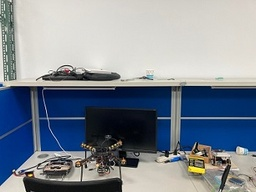
#> input picture vo/images/image1.jpg, 256 x 192 px, shrunk from 350 x 262 before the run
$ jupyter execute comparison.ipynb
#> lines starting #> are read from the running program, lines starting #| are printed output that depends on the picture
# Comparison

## Import Library

[cell 1]
import cv2
import time
import random
import numpy as np
import pandas as pd
import seaborn as sns
import matplotlib.pyplot as plt

[cell 2]
# Loading the raw image
raw_image = cv2.imread('./images/image1.jpg')
#> raw_image is the input picture: shape (192, 256, 3); mean B, G, R 147.2, 136.8, 128.2
raw_image = cv2.cvtColor(raw_image, cv2.COLOR_BGR2RGB)
plt.imshow(raw_image)

# Get the geometry imformation of the raw image
(h, w, d) = raw_image.shape
#> h = 192; w = 256; d = 3
center = (w // 2, h // 2)
#> center = (128, 96)

## Image Transformation
`Rotation` 、 `Brightness` 、 `Zoom` 、 `Translation`

[cell 3]
# Rotation
angle = range(-15,15,1)
rotate_image = []
for i in angle:
    matrix = cv2.getRotationMatrix2D(center, i, 1.0)
    rotate_image.append(cv2.warpAffine(raw_image, matrix, (w, h)))
#> after the loop, rotate_image = 30 items

rows, cols, index = 10, 3, 1
axes = []
fig = plt.figure(figsize=(10, 15))
for images in rotate_image:
    axes.append(fig.add_subplot(rows, cols, index))
    plt.imshow(images)
    index += 1
#> this loop made 30 passes
#> after the loop, axes = 30 items; index = 31

plt.tight_layout()
plt.show()
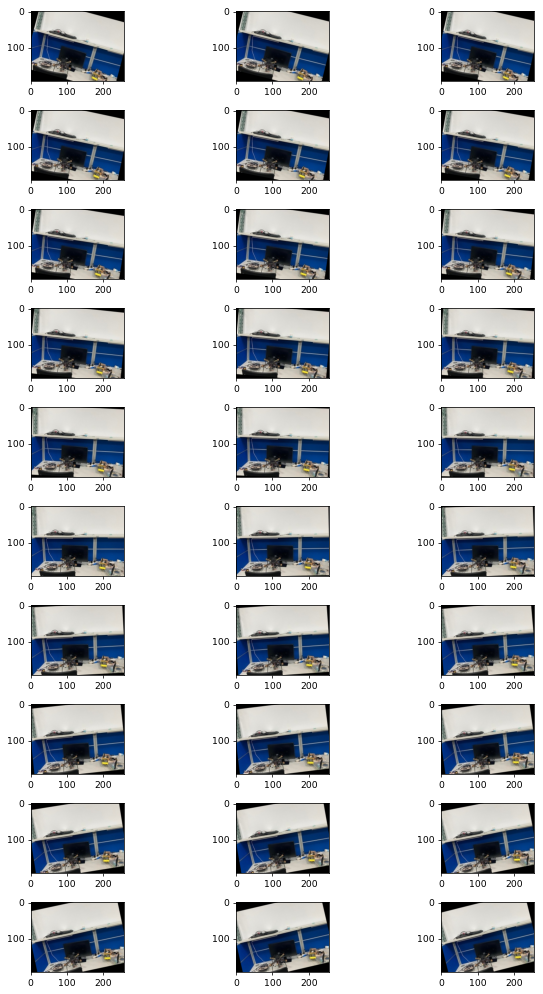
#> figure drawn by matplotlib, 30 panels

[cell 4]
# Translation
x_trans = range(-50, 50, 10)
y_trans = range(-50, 50, 10)
trans_image = []
for x in x_trans:
    matrix = np.float32([[1, 0, x], [0, 1, 0]])
    trans_image.append(cv2.warpAffine(raw_image, matrix, (w, h)))
#> after the loop, trans_image = 10 items

for y in y_trans:
    matrix = np.float32([[1, 0, 0], [0, 1, y]])
    trans_image.append(cv2.warpAffine(raw_image, matrix, (w, h)))
#> after the loop, trans_image = 20 items

rows, cols, index = 5, 4, 1
axes = []
fig = plt.figure(figsize=(10, 15))
for images in trans_image:
    axes.append(fig.add_subplot(rows, cols, index))
    plt.imshow(images)
    index += 1
#> this loop made 20 passes
#> after the loop, axes = 20 items; index = 21

plt.tight_layout()
plt.show()

[cell 5]
# Zoom
def zoom_center(img, zoom_factor=1.5):

    y_size = img.shape[0]
    x_size = img.shape[1]

    # define new boundaries
    x1 = int(0.5*x_size*(1-1/zoom_factor))
    x2 = int(x_size-0.5*x_size*(1-1/zoom_factor))
    y1 = int(0.5*y_size*(1-1/zoom_factor))
    y2 = int(y_size-0.5*y_size*(1-1/zoom_factor))

    # first crop image then scale
    img_cropped = img[y1:y2,x1:x2]
    return cv2.resize(img_cropped, None, fx=zoom_factor, fy=zoom_factor)

ratio = np.arange(1.0, 2.0, 0.1)
zoom_image = []
for r in ratio:
    img_zoomed_and_cropped = zoom_center(raw_image, r)
    zoom_image.append(img_zoomed_and_cropped)
#> after the loop, zoom_image = 10 items

rows, cols, index = 5, 2, 1
axes = []
fig = plt.figure(figsize=(10, 15))
for images in zoom_image:
    axes.append(fig.add_subplot(rows, cols, index))
    plt.imshow(images)
    index += 1
#> this loop made 10 passes
#> after the loop, axes = 10 items; index = 11

plt.tight_layout()
plt.show()

[cell 6]
# Brightness
value = range(-100, 100, 10)
hsv = cv2.cvtColor(raw_image, cv2.COLOR_RGB2HSV)
#> hsv: shape (192, 256, 3); mean H, S, V 56.7, 83.1, 154.6
(h, s, v) = cv2.split(hsv)
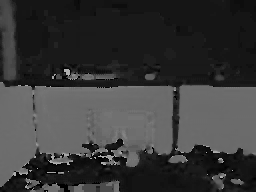
#> h: shape (192, 256); min 0, max 179, mean 56.7
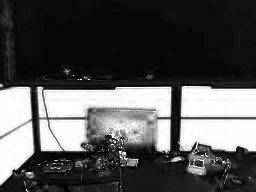
#> s: shape (192, 256); min 0, max 255, mean 83.1
bright_image = []
for va in value:
    hsv = cv2.cvtColor(raw_image, cv2.COLOR_RGB2HSV)
    h, s, v = cv2.split(hsv)
    v = cv2.add(v,va)
    v[v > 255] = 255
    v[v < 0] = 0
    new_hsv = cv2.merge((h, s, v))
    bright_image.append(cv2.cvtColor(new_hsv, cv2.COLOR_HSV2RGB))
#> new_hsv: shape (192, 256, 3); mean H, S, V 56.7, 83.1, 218.7
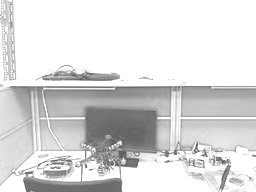
#> v: shape (192, 256); min 90, max 255, mean 218.7
#> after the loop, bright_image = 20 items

rows, cols, index = 10, 2, 1
axes = []
fig = plt.figure(figsize=(10, 15))
for images in bright_image:
    axes.append(fig.add_subplot(rows, cols, index))
    plt.imshow(images)
    index += 1
#> after the loop, axes = 20 items; index = 21

plt.tight_layout()
plt.show()

## Time Cost

[cell 7]
# raw image process
train_gray = cv2.cvtColor(raw_image, cv2.COLOR_RGB2GRAY)
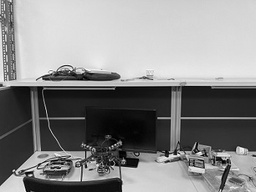
#> train_gray: shape (192, 256); min 0, max 255, mean 135.4
time_cost = []

# SIFT
sift = cv2.SIFT_create()
train_keypoints, train_descriptor = sift.detectAndCompute(train_gray, None)
#> train_keypoints = 166 keypoints; strongest (x, y, size): (39, 164, 1.8), (31, 172, 2.2), (168, 161, 1.9), (133, 163, 6.9)
bf = cv2.BFMatcher(cv2.NORM_L1, crossCheck = False)
sift_cost = []


# for rotate data
sift_cost.append([])
for image in rotate_image:
    test_gray = cv2.cvtColor(image, cv2.COLOR_RGB2GRAY)
    start = time.time()
    test_keypoints, test_descriptor = sift.detectAndCompute(test_gray, None)
    matches = bf.match(train_descriptor, test_descriptor)
    end  = time.time()
    duration = end - start
    sift_cost[0].append(duration)
#> this loop made 30 passes
#> duration on passes 1 to 12: 0.0235, 0.0236, 0.0238, 0.0233, 0.0229, 0.0213, 0.0232, 0.0223, 0.023, 0.0232, 0.0233, 0.023

sift_cost.append([])
for image in trans_image:
    test_gray = cv2.cvtColor(image, cv2.COLOR_RGB2GRAY)
    start = time.time()
    test_keypoints, test_descriptor = sift.detectAndCompute(test_gray, None)
    matches = bf.match(train_descriptor, test_descriptor)
    end  = time.time()
    duration = end - start
    sift_cost[1].append(duration)
#> this loop made 20 passes
#> duration on passes 1 to 12: 0.0178, 0.0191, 0.0189, 0.0192, 0.0197, 0.0206, 0.0205, 0.0207, 0.0194, 0.0188, 0.0211, 0.0206
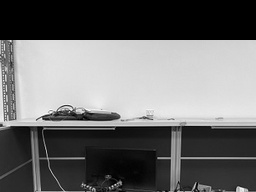
#> test_gray: shape (192, 256); min 0, max 255, mean 108.1

sift_cost.append([])
for image in zoom_image:
    test_gray = cv2.cvtColor(image, cv2.COLOR_RGB2GRAY)
    start = time.time()
    test_keypoints, test_descriptor = sift.detectAndCompute(test_gray, None)
    matches = bf.match(train_descriptor, test_descriptor)
    end  = time.time()
    duration = end - start
    sift_cost[2].append(duration)
#> this loop made 10 passes
#> duration on passes 1 to 10: 0.0204, 0.0242, 0.0246, 0.0244, 0.0247, 0.0237, 0.0192, 0.0187, 0.018, 0.0168
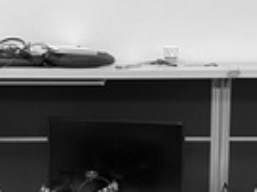
#> test_gray: shape (192, 257); min 0, max 253, mean 103.8

sift_cost.append([])
for image in bright_image:
    test_gray = cv2.cvtColor(image, cv2.COLOR_RGB2GRAY)
    start = time.time()
    test_keypoints, test_descriptor = sift.detectAndCompute(test_gray, None)
    matches = bf.match(train_descriptor, test_descriptor)
    end  = time.time()
    duration = end - start
    sift_cost[3].append(duration)
#> this loop made 20 passes
#> duration on passes 1 to 12: 0.0204, 0.0193, 0.0193, 0.0195, 0.0199, 0.0198, 0.0201, 0.0203, 0.02, 0.02, 0.0205, 0.0205
#> pass 1, `test_gray = cv2.cvtColor(image, cv2.COLOR_RGB2GRAY)`:
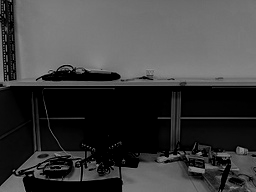
#> test_gray: shape (192, 256); min 0, max 155, mean 62.3
#> after the loop:
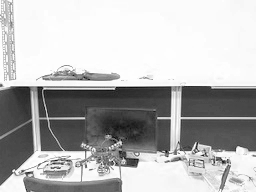
#> test_gray: shape (192, 256); min 10, max 255, mean 181.7

# sns.boxplot(data=sift_cost)

# ORB
orb = cv2.ORB_create()
train_keypoints, train_descriptor = orb.detectAndCompute(train_gray, None)
#> train_keypoints = 327 keypoints; strongest (x, y, size): (167, 156, 31), (171, 155, 31), (174, 154, 31), (179, 153, 31)
bf = cv2.BFMatcher(cv2.NORM_HAMMING, crossCheck = True)
orb_cost = []

# for rotate data
orb_cost.append([])
for image in rotate_image:
    test_gray = cv2.cvtColor(image, cv2.COLOR_RGB2GRAY)
    start = time.time()
    test_keypoints, test_descriptor = orb.detectAndCompute(test_gray, None)
    matches = bf.match(train_descriptor, test_descriptor)
    end  = time.time()
    duration = end - start
    orb_cost[0].append(duration)
#> this loop made 30 passes
#> (matches, duration) on passes 1 to 12: (182 matches, 0.00587), (169 matches, 0.00581), (185 matches, 0.00584), (184 matches, 0.00577), (185 matches, 0.0058), (189 matches, 0.00573), (182 matches, 0.00586), (197 matches, 0.00569), (203 matches, 0.00578), (210 matches, 0.0057), (209 matches, 0.00592), (222 matches, 0.00571)

# translation
orb_cost.append([])
for image in trans_image:
    test_gray = cv2.cvtColor(image, cv2.COLOR_RGB2GRAY)
    start = time.time()
    test_keypoints, test_descriptor = orb.detectAndCompute(test_gray, None)
    matches = bf.match(train_descriptor, test_descriptor)
    end  = time.time()
    duration = end - start
    orb_cost[1].append(duration)
#> this loop made 20 passes
#> (matches, duration) on passes 1 to 12: (188 matches, 0.00516), (204 matches, 0.00521), (222 matches, 0.00532), (242 matches, 0.00546), (268 matches, 0.00558), (327 matches, 0.00563), (274 matches, 0.00602), (257 matches, 0.00583), (253 matches, 0.00579), (215 matches, 0.00589), (108 matches, 0.00673), (123 matches, 0.00658)

# zoom in
orb_cost.append([])
for image in zoom_image:
    test_gray = cv2.cvtColor(image, cv2.COLOR_RGB2GRAY)
    start = time.time()
    test_keypoints, test_descriptor = orb.detectAndCompute(test_gray, None)
    matches = bf.match(train_descriptor, test_descriptor)
    end  = time.time()
    duration = end - start
    orb_cost[2].append(duration)
#> this loop made 10 passes
#> (matches, duration) on passes 1 to 10: (327 matches, 0.00563), (160 matches, 0.00541), (121 matches, 0.0049), (89 matches, 0.00449), (76 matches, 0.00454), (64 matches, 0.00402), (56 matches, 0.00377), (60 matches, 0.00361), (63 matches, 0.00347), (62 matches, 0.00322)

# brightness
orb_cost.append([])
for image in bright_image:
    test_gray = cv2.cvtColor(image, cv2.COLOR_RGB2GRAY)
    start = time.time()
    test_keypoints, test_descriptor = orb.detectAndCompute(test_gray, None)
    matches = bf.match(train_descriptor, test_descriptor)
    end  = time.time()
    duration = end - start
    orb_cost[3].append(duration)
#> this loop made 20 passes
#> (matches, duration) on passes 1 to 12: (171 matches, 0.00487), (182 matches, 0.00502), (188 matches, 0.00501), (204 matches, 0.00507), (219 matches, 0.00525), (235 matches, 0.00527), (248 matches, 0.00538), (276 matches, 0.00558), (294 matches, 0.00563), (311 matches, 0.00564), (313 matches, 0.00567), (309 matches, 0.00566)


# sns.boxplot(data=orb_cost)

# BRISK
brisk = cv2.BRISK_create()
train_keypoints, train_descriptor = brisk.detectAndCompute(train_gray, None)
#> train_keypoints = 437 keypoints; strongest (x, y, size): (136, 166, 14.7), (167, 156, 11.6), (32, 172, 12.5), (85, 166, 11.2)
bf = cv2.BFMatcher(cv2.NORM_HAMMING, crossCheck = True)
brisk_cost = []

# for rotate data
brisk_cost.append([])
for image in rotate_image:
    test_gray = cv2.cvtColor(image, cv2.COLOR_RGB2GRAY)
    start = time.time()
    test_keypoints, test_descriptor = brisk.detectAndCompute(test_gray, None)
    matches = bf.match(train_descriptor, test_descriptor)
    end  = time.time()
    duration = end - start
    brisk_cost[0].append(duration)
#> this loop made 30 passes
#> (matches, duration) on passes 1 to 10: (220 matches, 0.0136), (217 matches, 0.0146), (231 matches, 0.0142), (219 matches, 0.0144), (231 matches, 0.0153), (243 matches, 0.0156), (245 matches, 0.0154), (239 matches, 0.0149), (245 matches, 0.0152), (253 matches, 0.015)

# translation
brisk_cost.append([])
for image in trans_image:
    test_gray = cv2.cvtColor(image, cv2.COLOR_RGB2GRAY)
    start = time.time()
    test_keypoints, test_descriptor = brisk.detectAndCompute(test_gray, None)
    matches = bf.match(train_descriptor, test_descriptor)
    end  = time.time()
    duration = end - start
    brisk_cost[1].append(duration)

# zoom in
brisk_cost.append([])
for image in zoom_image:
    test_gray = cv2.cvtColor(image, cv2.COLOR_RGB2GRAY)
    start = time.time()
    test_keypoints, test_descriptor = brisk.detectAndCompute(test_gray, None)
    matches = bf.match(train_descriptor, test_descriptor)
    end  = time.time()
    duration = end - start
    brisk_cost[2].append(duration)

# brightness
brisk_cost.append([])
for image in bright_image:
    test_gray = cv2.cvtColor(image, cv2.COLOR_RGB2GRAY)
    start = time.time()
    test_keypoints, test_descriptor = brisk.detectAndCompute(test_gray, None)
    matches = bf.match(train_descriptor, test_descriptor)
    end  = time.time()
    duration = end - start
    brisk_cost[3].append(duration)

# sns.boxplot(data=brisk_cost)

# FAST+BRIEF
fast = cv2.FastFeatureDetector_create()
brief = cv2.xfeatures2d_BriefDescriptorExtractor.create()
train_keypoints = fast.detect(train_gray, None)
train_keypoints, train_descriptor = brief.compute(train_gray, train_keypoints)
bf = cv2.BFMatcher(cv2.NORM_HAMMING, crossCheck = True)
fbrief_cost = []

# for rotate data
fbrief_cost.append([])
for image in rotate_image:
    test_gray = cv2.cvtColor(image, cv2.COLOR_RGB2GRAY)
    start = time.time()
    test_keypoints = fast.detect(test_gray, None)
    test_keypoints, test_descriptor = brief.compute(test_gray, test_keypoints)
    matches = bf.match(train_descriptor, test_descriptor)
    end  = time.time()
    duration = end - start
    fbrief_cost[0].append(duration)

# translation
fbrief_cost.append([])
for image in trans_image:
    test_gray = cv2.cvtColor(image, cv2.COLOR_RGB2GRAY)
    start = time.time()
    test_keypoints = fast.detect(test_gray, None)
    test_keypoints, test_descriptor = brief.compute(test_gray, test_keypoints)
    matches = bf.match(train_descriptor, test_descriptor)
    end  = time.time()
    duration = end - start
    fbrief_cost[1].append(duration)

# zoom in
fbrief_cost.append([])
for image in zoom_image:
    test_gray = cv2.cvtColor(image, cv2.COLOR_RGB2GRAY)
    start = time.time()
    test_keypoints = fast.detect(test_gray, None)
    test_keypoints, test_descriptor = brief.compute(test_gray, test_keypoints)
    matches = bf.match(train_descriptor, test_descriptor)
    end  = time.time()
    duration = end - start
    fbrief_cost[2].append(duration)

# brightness
fbrief_cost.append([])
for image in bright_image:
    test_gray = cv2.cvtColor(image, cv2.COLOR_RGB2GRAY)
    start = time.time()
    test_keypoints = fast.detect(test_gray, None)
    test_keypoints, test_descriptor = brief.compute(test_gray, test_keypoints)
    matches = bf.match(train_descriptor, test_descriptor)
    end  = time.time()
    duration = end - start
    fbrief_cost[3].append(duration)

# sns.boxplot(data=brisk_cost)

[cell 8]
sns.boxplot(data=[sift_cost[0], orb_cost[0], brisk_cost[0], fbrief_cost[0]])

[cell 9]
sns.boxplot(data=[sift_cost[1], orb_cost[1], brisk_cost[1], fbrief_cost[1]])

[cell 10]
sns.boxplot(data=[sift_cost[2], orb_cost[2], brisk_cost[2], fbrief_cost[2]])

[cell 11]
sns.boxplot(data=[sift_cost[3], orb_cost[3], brisk_cost[3], fbrief_cost[3]])

[cell 12]
def Average(lst):
    return sum(lst) / len(lst)

print("        Rotate        translation         zoom in            brightness    ")
print("===========================================================================")
sift_cost_avg = []
for i in sift_cost:
    sift_cost_avg.append(Average(i))

print(sift_cost_avg)

orb_cost_avg = []
for i in orb_cost:
    orb_cost_avg.append(Average(i))

print(orb_cost_avg)

brisk_cost_avg = []
for i in brisk_cost:
    brisk_cost_avg.append(Average(i))

print(brisk_cost_avg)
fbrief_cost_avg = []
for i in fbrief_cost:
    fbrief_cost_avg.append(Average(i))

print(fbrief_cost_avg)

## Accuracy

[cell 13]
# raw image process
train_gray = cv2.cvtColor(raw_image, cv2.COLOR_RGB2GRAY)
time_cost = []

# SIFT
sift = cv2.SIFT_create()
train_keypoints, train_descriptor = sift.detectAndCompute(train_gray, None)
bf = cv2.BFMatcher(cv2.NORM_L1, crossCheck = False)
sift_acc = []


# for rotate data
sift_acc.append([])
for image in rotate_image:
    test_gray = cv2.cvtColor(image, cv2.COLOR_RGB2GRAY)
    test_keypoints, test_descriptor = sift.detectAndCompute(test_gray, None)
    matches = bf.match(train_descriptor, test_descriptor)
    acc = len(matches) / max(len(test_keypoints), len(train_keypoints))
    sift_acc[0].append(acc)

sift_acc.append([])
for image in trans_image:
    test_gray = cv2.cvtColor(image, cv2.COLOR_RGB2GRAY)
    test_keypoints, test_descriptor = sift.detectAndCompute(test_gray, None)
    matches = bf.match(train_descriptor, test_descriptor)
    acc = len(matches) / max(len(test_keypoints), len(train_keypoints))
    sift_acc[1].append(acc)

sift_acc.append([])
for image in zoom_image:
    test_gray = cv2.cvtColor(image, cv2.COLOR_RGB2GRAY)
    test_keypoints, test_descriptor = sift.detectAndCompute(test_gray, None)
    matches = bf.match(train_descriptor, test_descriptor)
    acc = len(matches) / max(len(test_keypoints), len(train_keypoints))
    sift_acc[2].append(acc)

sift_acc.append([])
for image in bright_image:
    test_gray = cv2.cvtColor(image, cv2.COLOR_RGB2GRAY)
    test_keypoints, test_descriptor = sift.detectAndCompute(test_gray, None)
    matches = bf.match(train_descriptor, test_descriptor)
    acc = len(matches) / max(len(test_keypoints), len(train_keypoints))
    sift_acc[3].append(acc)

# sns.boxplot(data=sift_acc)

orb = cv2.ORB_create()
train_keypoints, train_descriptor = orb.detectAndCompute(train_gray, None)
bf = cv2.BFMatcher(cv2.NORM_HAMMING, crossCheck = True)
orb_acc = []


# for rotate data
orb_acc.append([])
for image in rotate_image:
    test_gray = cv2.cvtColor(image, cv2.COLOR_RGB2GRAY)
    test_keypoints, test_descriptor = orb.detectAndCompute(test_gray, None)
    matches = bf.match(train_descriptor, test_descriptor)
    acc = len(matches) / max(len(test_keypoints), len(train_keypoints))
    orb_acc[0].append(acc)

orb_acc.append([])
for image in trans_image:
    test_gray = cv2.cvtColor(image, cv2.COLOR_RGB2GRAY)
    test_keypoints, test_descriptor = orb.detectAndCompute(test_gray, None)
    matches = bf.match(train_descriptor, test_descriptor)
    acc = len(matches) / max(len(test_keypoints), len(train_keypoints))
    orb_acc[1].append(acc)

orb_acc.append([])
for image in zoom_image:
    test_gray = cv2.cvtColor(image, cv2.COLOR_RGB2GRAY)
    test_keypoints, test_descriptor = orb.detectAndCompute(test_gray, None)
    matches = bf.match(train_descriptor, test_descriptor)
    acc = len(matches) / max(len(test_keypoints), len(train_keypoints))
    orb_acc[2].append(acc)

orb_acc.append([])
for image in bright_image:
    test_gray = cv2.cvtColor(image, cv2.COLOR_RGB2GRAY)
    test_keypoints, test_descriptor = orb.detectAndCompute(test_gray, None)
    matches = bf.match(train_descriptor, test_descriptor)
    acc = len(matches) / max(len(test_keypoints), len(train_keypoints))
    orb_acc[3].append(acc)

# sns.boxplot(data=orb_acc)

# BRISK
brisk = cv2.BRISK_create()
train_keypoints, train_descriptor = brisk.detectAndCompute(train_gray, None)
bf = cv2.BFMatcher(cv2.NORM_HAMMING, crossCheck = True)
brisk_acc = []

# for rotate data
brisk_acc.append([])
for image in rotate_image:
    test_gray = cv2.cvtColor(image, cv2.COLOR_RGB2GRAY)
    test_keypoints, test_descriptor = brisk.detectAndCompute(test_gray, None)
    matches = bf.match(train_descriptor, test_descriptor)
    acc = len(matches) / max(len(test_keypoints), len(train_keypoints))
    brisk_acc[0].append(acc)

# translation
brisk_acc.append([])
for image in trans_image:
    test_gray = cv2.cvtColor(image, cv2.COLOR_RGB2GRAY)
    test_keypoints, test_descriptor = brisk.detectAndCompute(test_gray, None)
    matches = bf.match(train_descriptor, test_descriptor)
    acc = len(matches) / max(len(test_keypoints), len(train_keypoints))
    brisk_acc[1].append(acc)

# zoom in
brisk_acc.append([])
for image in zoom_image:
    test_gray = cv2.cvtColor(image, cv2.COLOR_RGB2GRAY)
    test_keypoints, test_descriptor = brisk.detectAndCompute(test_gray, None)
    matches = bf.match(train_descriptor, test_descriptor)
    acc = len(matches) / max(len(test_keypoints), len(train_keypoints))
    brisk_acc[2].append(acc)

# brightness
brisk_acc.append([])
for image in bright_image:
    test_gray = cv2.cvtColor(image, cv2.COLOR_RGB2GRAY)
    test_keypoints, test_descriptor = brisk.detectAndCompute(test_gray, None)
    matches = bf.match(train_descriptor, test_descriptor)
    acc = len(matches) / max(len(test_keypoints), len(train_keypoints))
    brisk_acc[3].append(acc)

# sns.boxplot(data=brisk_cost)

fast = cv2.FastFeatureDetector_create()
brief = cv2.xfeatures2d_BriefDescriptorExtractor.create()
train_keypoints = fast.detect(train_gray, None)
train_keypoints, train_descriptor = brief.compute(train_gray, train_keypoints)
bf = cv2.BFMatcher(cv2.NORM_HAMMING, crossCheck = True)
fbrief_acc = []

# for rotate data
fbrief_acc.append([])
for image in rotate_image:
    test_gray = cv2.cvtColor(image, cv2.COLOR_RGB2GRAY)
    test_keypoints = fast.detect(test_gray, None)
    test_keypoints, test_descriptor = brief.compute(test_gray, test_keypoints)
    matches = bf.match(train_descriptor, test_descriptor)
    acc = len(matches) / max(len(test_keypoints), len(train_keypoints))
    fbrief_acc[0].append(acc)

# translation
fbrief_acc.append([])
for image in trans_image:
    test_gray = cv2.cvtColor(image, cv2.COLOR_RGB2GRAY)
    test_keypoints = fast.detect(test_gray, None)
    test_keypoints, test_descriptor = brief.compute(test_gray, test_keypoints)
    matches = bf.match(train_descriptor, test_descriptor)
    acc = len(matches) / max(len(test_keypoints), len(train_keypoints))
    fbrief_acc[1].append(acc)

# zoom in
fbrief_acc.append([])
for image in zoom_image:
    test_gray = cv2.cvtColor(image, cv2.COLOR_RGB2GRAY)
    test_keypoints = fast.detect(test_gray, None)
    test_keypoints, test_descriptor = brief.compute(test_gray, test_keypoints)
    matches = bf.match(train_descriptor, test_descriptor)
    acc = len(matches) / max(len(test_keypoints), len(train_keypoints))
    fbrief_acc[2].append(acc)

# brightness
fbrief_acc.append([])
for image in bright_image:
    test_gray = cv2.cvtColor(image, cv2.COLOR_RGB2GRAY)
    test_keypoints = fast.detect(test_gray, None)
    test_keypoints, test_descriptor = brief.compute(test_gray, test_keypoints)
    matches = bf.match(train_descriptor, test_descriptor)
    acc = len(matches) / max(len(test_keypoints), len(train_keypoints))
    fbrief_acc[3].append(acc)

# sns.boxplot(data=brisk_cost)

[cell 14]
sns.boxplot(data=[sift_acc[0], orb_acc[0], brisk_acc[0], fbrief_acc[0]])

[cell 15]
sns.boxplot(data=[sift_acc[1], orb_acc[1], brisk_acc[1], fbrief_acc[1]])

[cell 16]
sns.boxplot(data=[sift_acc[2], orb_acc[2], brisk_acc[2], fbrief_acc[2]])

[cell 17]
sns.boxplot(data=[sift_acc[3], orb_acc[3], brisk_acc[3], fbrief_acc[3]])
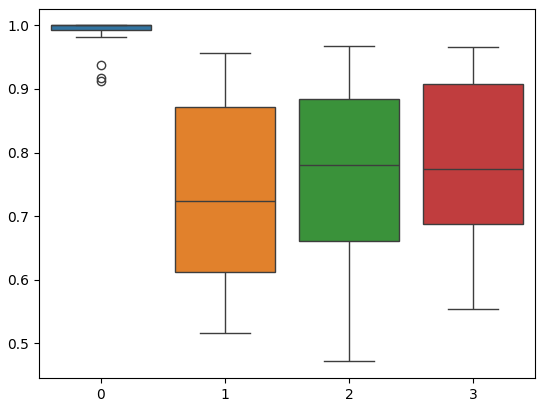
#> figure drawn by matplotlib, 1 panel
